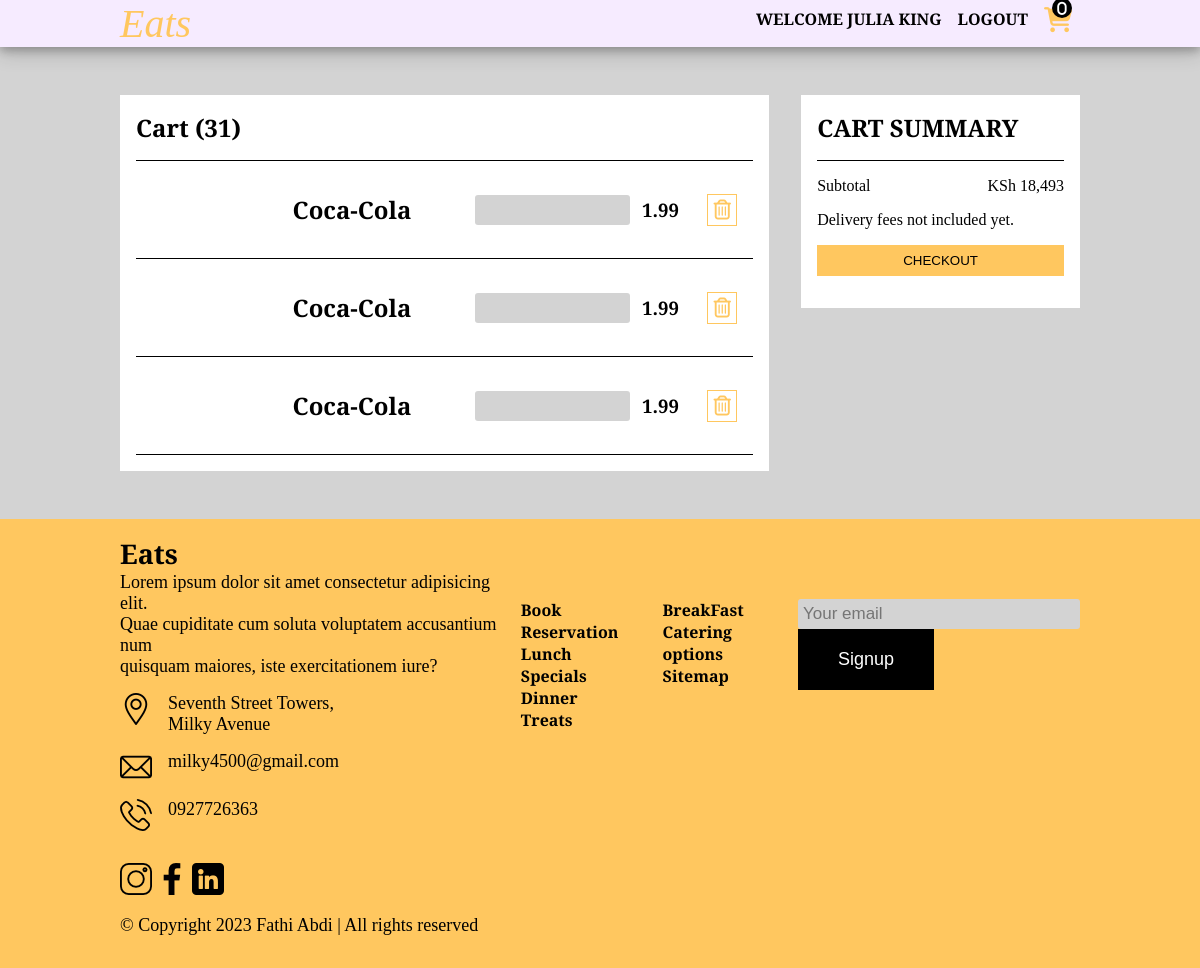
Page /cart.php (signed in) on the committed database.
### tables this page shows
CREATE TABLE `cart` (
  `cart_id` int(11) NOT NULL,
  `user_id` int(11) NOT NULL,
  `product_id` int(11) NOT NULL,
  `quantity` varchar(255) NOT NULL
);

CREATE TABLE `products` (
  `product_id` int(11) NOT NULL,
  `Name` varchar(255) NOT NULL,
  `Price` varchar(255) NOT NULL,
  `Description` varchar(255) NOT NULL,
  `image` varchar(255) NOT NULL,
  `category_id` int(11) NOT NULL
);

### cart.php (the view, shortened to what this page needs)
<?php require __DIR__ . "/includes/header.php";
require __DIR__ . "/config/database.php";
?>
<?php require __DIR__ . "/includes/navbar.php"?>
<section class="cart">
    <div class="wrapper">
        <div class="flex items-summary">
            <div class="cart-items">
                <div class="cart-header">
                    <?php
                    $stmt = $mysqli->prepare("SELECT cart_id FROM cart");
                    $stmt->execute();
                    $result = $stmt->get_result();
                    if ($record = $result->fetch_assoc()) :?>
                        <h1>Cart (<?php echo $record['cart_id']?>)</h1>
                    <?php endif ?>
                </div>
                <?php
                    $sql = $mysqli->prepare("SELECT products.Name, products.Price,
                    products.Description, products.image, cart.product_id,
                    cart.cart_id FROM products
                    INNER JOIN cart
                    ON products.product_id = cart.product_id");
                    $sql->execute();
                    $result = $sql->get_result();
                        while ($row = $result->fetch_assoc()) :?>
                <div class="cart-inner flex">
                    <div class="cart-img">
                    </div>
                    <div class="cart-name">
                        <h2><?php echo $row['Name']?></h2>
                    </div>
                    <div class="cart-quantity">
                        <input type="number" name="" id="">
                    </div>
                    <div class="cart-price">
                        <h3><?php echo $row['Price']?></h3>
                    </div>
                    <div class="delete">
                        <button class="btn-delete" value="<?php echo $row['cart_id']?>">
                        <i class="fa-regular fa-trash-can"></i></button>
                    </div>
                </div>
                <?php endwhile?>
            </div>
            <div class="cart-summary">
                <div class="cart-header">
                    <h1 class="summary">CART SUMMARY</h1>
                </div>
                <div class="sub-total flex">
                    <p class="light-gray">Subtotal</p>
                    <p id="grandTotal">KSh 18,493</p>
                </div>
                <p class="light-gray">Delivery fees not included yet.</p>
                <button class="check">CHECKOUT</button>
            </div>
        </div>
    </div>
</section>
<?php require __DIR__ . "/includes/footer-section.php"?>
<?php require __DIR__ . "/includes/footer.php"?>

### css/style.css (style rules this page uses)
*, *::before, *::after { box-sizing: border-box; margin: 0; padding: 0; }
:root { --accent: #FFC75F; --primary: #fff; --secondary: #000; --grey: #D3D3D3; }
body { font-family: 'Playfair', serif; font-family: 'Playfair Display', serif; background-color: #FCF8FF; }
.wrapper { width: 90%; max-width: 600px; margin: 0 auto; position: relative; }
input { background-color: var(--grey); padding: 20px 10px; width: 100%; border-radius: 5px; border: none; outline: 0; padding-left: 5px; margin-bottom: 1rem; font-size: 18px; }
@media (min-width:800px) { .wrapper { max-width: 1100px; } }

### rows in the picture
cart: cart_id "31", product.Name "Coca-Cola", product.Price "1.99"
cart: product.Name "Coca-Cola", product.Price "1.99", $row['cart_id'] 36 (drawn)
cart: product.Name "Coca-Cola", product.Price "1.99", $row['cart_id'] 37 (drawn)

### other values in the picture
$welcomeName "JULIA KING"
